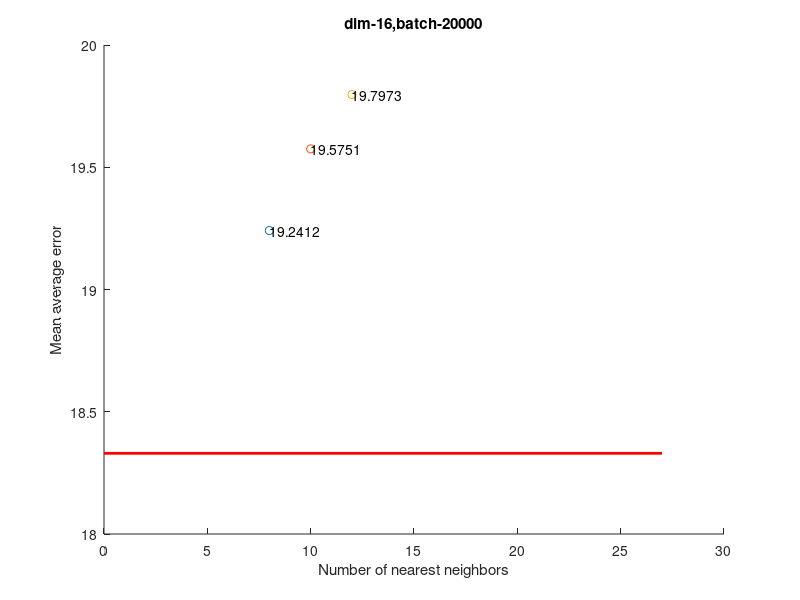
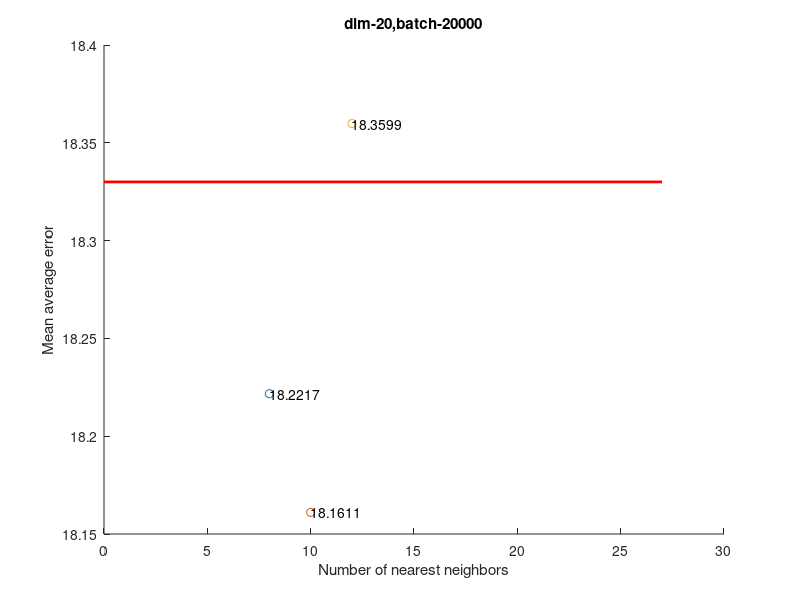
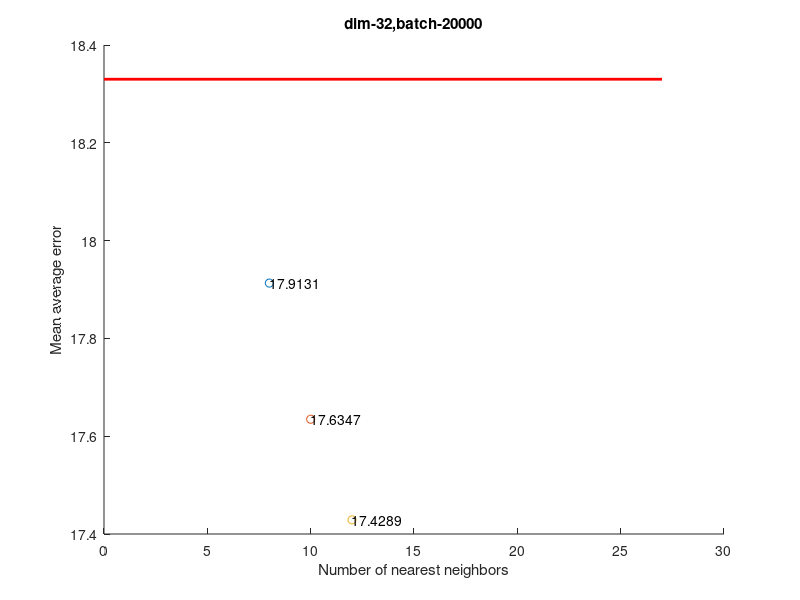
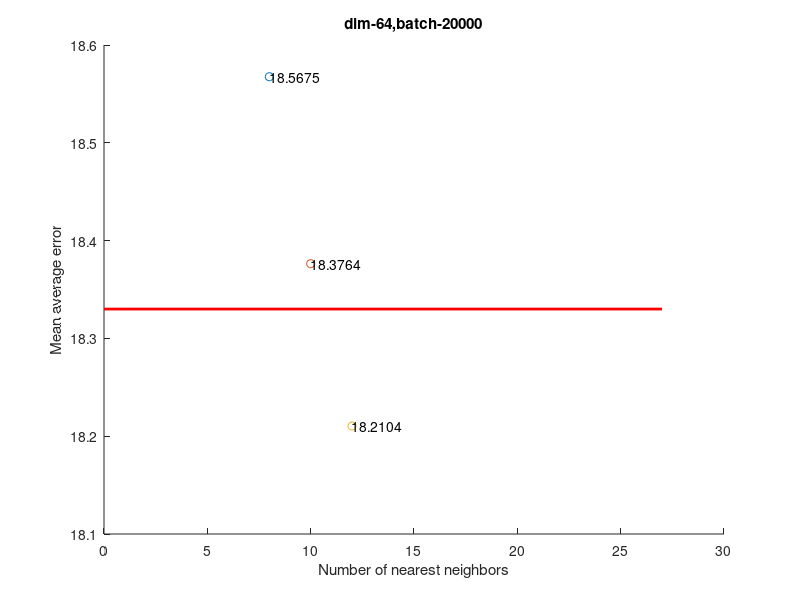

These charts were generated, in order, by the following MATLAB code:
%% Visualize Experiment results

clear all; close all; clc;
% Param: [K batch d]

% [2x2] kernel
% load('SVHN_LLE_Experiments/results_classification_err_kern2x2');
% no_dimRed = 20.25;

% [4x4] kernel
load('SVHN_LLE_Experiments/results_classification_err_kern4x4');
no_dimRed = 18.33;

% [8x8] kernel
% load('SVHN_LLE_Experiments/results_classification_err_kern8x8');
% no_dimRed = 21.52;

% Experiment parameters
% LLE Num of neighbors
neighbors = [8; 10; 12];

% LLE Num of new dimensionality 
dim = [16; 20; 32; 64; 96; 128; 164; 196; 256];

% Batch size (Must be grater thna K) 
% batch = [10000; 20000; 60000];
batch = 20000;

% Best accuracy
min = 100.00;
param = zeros(3,1);

% Loop for each dimension
for d=1:size(results_classification_err,3)
    figure(d);
    
    % Loop for each batch_size
    for b=1:size(results_classification_err,2)
        subplot(1,size(batch,1),b);
        
        % Loop for each neighbor
        for k=1:size(results_classification_err,1)
            if(results_classification_err(k,b,d) < min)
               min = results_classification_err(k,b,d);
               param(1,1) = k; param(2,1) = b; param(3,1) = d;
            end
            
            scatter(neighbors(k,1),double(results_classification_err(k,b,d)));hold on;
            text(neighbors(k,1), results_classification_err(k,b,d),num2str(results_classification_err(k,b,d)));
        end
        line([0,max(neighbors)+15],[no_dimRed,no_dimRed],'Color','r','LineWidth',2)
        title(strcat('dim-',int2str(dim(d,1)),',','batch-',int2str(batch(b,1))));
        xlabel('Number of nearest neighbors');
        ylabel('Mean average error');
        hold off;
    end
end

fprintf('Mean average error with dimensionality reduction: %f, dim: %d, batch: %d, neighbors: %d \n',...
        min, dim(param(1,1),1), batch(param(2,1),1), neighbors(param(3,1),1));
fprintf('Mean average error without dimensionality reduction: %f \n', no_dimRed);


